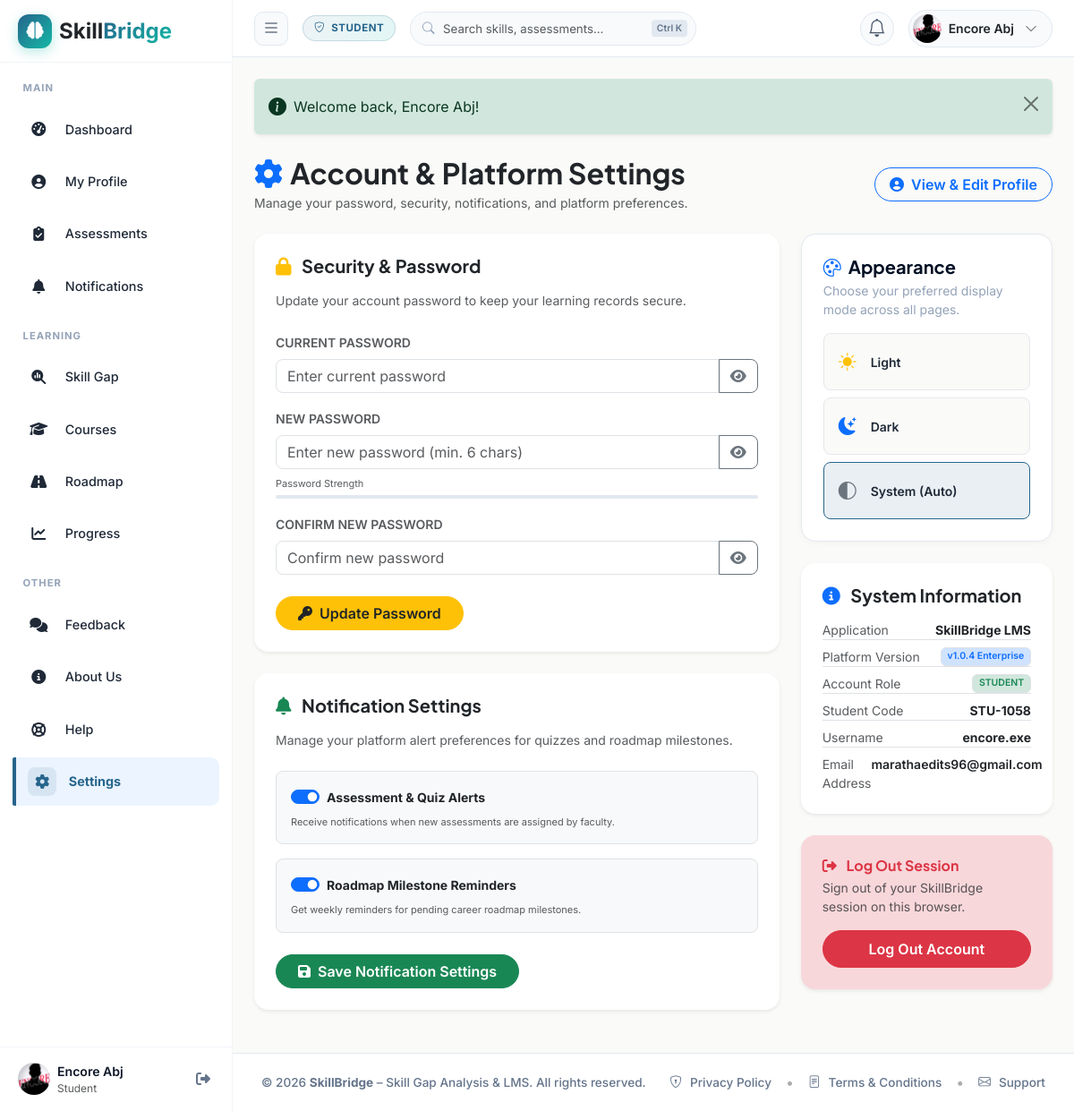
The app's page /student/settings.php (signed in) with its own data.
### tables this page shows
CREATE TABLE `students` (
  `id` int(11) NOT NULL,
  `user_id` int(11) NOT NULL,
  `student_code` varchar(20) NOT NULL,
  `first_name` varchar(50) NOT NULL,
  `last_name` varchar(50) NOT NULL,
  `college_name` varchar(255) DEFAULT NULL,
  `avatar` varchar(255) DEFAULT 'default-avatar.png',
  `bio` varchar(255) DEFAULT NULL,
  `city_location` varchar(100) DEFAULT NULL,
  `phone` varchar(20) DEFAULT NULL,
  `department` varchar(100) NOT NULL DEFAULT 'Computer Science',
  `current_semester` int(11) NOT NULL DEFAULT 1,
  `created_at` datetime DEFAULT current_timestamp()
);

CREATE TABLE `users` (
  `id` int(11) NOT NULL,
  `username` varchar(50) NOT NULL,
  `email` varchar(100) NOT NULL,
  `password` varchar(255) NOT NULL,
  `role` enum('student','faculty','admin') NOT NULL DEFAULT 'student',
  `status` varchar(20) NOT NULL DEFAULT 'active',
  `remember_token` varchar(255) DEFAULT NULL,
  `reset_token` varchar(255) DEFAULT NULL,
  `reset_token_expiry` datetime DEFAULT NULL,
  `email_verified` tinyint(1) NOT NULL DEFAULT 1,
  `email_verification_otp` varchar(10) DEFAULT NULL,
  `otp_expiry` datetime DEFAULT NULL,
  `created_at` datetime DEFAULT current_timestamp(),
  `updated_at` datetime DEFAULT current_timestamp() ON UPDATE current_timestamp(),
  `theme` varchar(20) NOT NULL DEFAULT 'system'
);

### config/database.php (called while the page is built, shortened)
<?php
class Database {
    private static ?Database $instance = null;
    private ?PDO $pdo = null;
    private function __construct() {
        try {
            $dsn = "mysql:host=" . DB_HOST . ";port=" . DB_PORT . ";dbname=" . DB_NAME . ";charset=utf8mb4";
            $options = [
                PDO::ATTR_ERRMODE            => PDO::ERRMODE_EXCEPTION,
                PDO::ATTR_DEFAULT_FETCH_MODE => PDO::FETCH_ASSOC,
                PDO::ATTR_EMULATE_PREPARES   => false,
            ];
            $this->pdo = new PDO($dsn, DB_USER, DB_PASS, $options);
            $now = new DateTime();
            $mins = $now->getOffset() / 60;
            $sgn = ($mins < 0 ? -1 : 1);
            $mins = abs($mins);
            $hrs = floor($mins / 60);
            $mins -= $hrs * 60;
            $offset = sprintf('%+03d:%02d', $hrs * $sgn, $mins);
            $this->pdo->exec("SET time_zone = '$offset'");
        } catch (PDOException $e) {
            die("<div style='font-family:sans-serif; padding:20px; background:#fee2e2; color:#991b1b; border:1px solid #f87171; border-radius:8px; margin:20px;'>
                <h2>Database Connection Error</h2>
                <p>Unable to connect to MySQL database <strong>" . DB_NAME . "</strong>.</p>
                <p><strong>Error Message:</strong> " . htmlspecialchars($e->getMessage()) . "</p>
                <hr>
                <p><em>Please make sure MySQL is running in XAMPP and you have imported <code>sql/skillbridge_db.sql</code>.</em></p>
            </div>");
        }
    }
    public static function getInstance(): Database {
        if (self::$instance === null) {
            self::$instance = new Database();
        }
        return self::$instance;
    }
    public function query(string $sql, array $params = []): PDOStatement {
        $stmt = $this->pdo->prepare($sql);
        $stmt->execute($params);
        return $stmt;
    }
    public function fetch(string $sql, array $params = []): ?array {
        $stmt = $this->query($sql, $params);
        $result = $stmt->fetch();
        return $result !== false ? $result : null;
    }
}

### student/settings.php (the view, shortened to what this page needs)
<?php
require_once __DIR__ . '/../config/database.php';
$studentId = $_SESSION['profile_id'];
$db = Database::getInstance();
$student = $db->fetch(
    "SELECT s.*, u.username, u.email, u.role, u.password as user_pw, u.created_at as user_created
     FROM students s
     JOIN users u ON s.user_id = u.id
     WHERE s.id = ?",
    [$studentId]
);
include __DIR__ . '/../includes/header.php';
?>
<div class="dash-content">
  <div class="d-flex justify-content-between align-items-center flex-wrap gap-3 mb-4">
    <div>
      <h2 class="fw-bold text-dark mb-1"><i class="fa-solid fa-gear text-primary me-2"></i>Account & Platform Settings</h2>
      <p class="text-muted small mb-0">Manage your password, security, notifications, and platform preferences.</p>
    </div>
    <a href="<?= BASE_URL ?>student/profile.php" class="btn btn-outline-primary rounded-pill px-3 py-1.5 small fw-semibold">
      <i class="fa-solid fa-user-circle me-1"></i> View & Edit Profile
    </a>
  </div>
  <div class="row g-4">
    <div class="col-lg-8">
      <div class="card border-0 shadow-sm rounded-4 p-4 mb-4 bg-white" id="change-password">
        <h5 class="fw-bold text-dark mb-3"><i class="fa-solid fa-lock text-warning me-2"></i> Security & Password</h5>
        <p class="text-muted small mb-4">Update your account password to keep your learning records secure.</p>
        <form action="<?= BASE_URL ?>student/settings.php" method="POST" class="d-flex flex-column gap-3" id="changePwForm">
          <div>
            <label class="form-label small fw-semibold text-muted">CURRENT PASSWORD</label>
            <div class="input-group">
              <input type="password" name="current_password" id="currPassword" class="form-control rounded-start-3" placeholder="Enter current password" required>
              <button type="button" class="btn btn-outline-secondary rounded-end-3" onclick="togglePwVisibility('currPassword', this)">
                <i class="fa-solid fa-eye"></i>
              </button>
            </div>
          </div>
          <div>
            <label class="form-label small fw-semibold text-muted">NEW PASSWORD</label>
            <div class="input-group">
              <input type="password" name="new_password" id="newPassword" class="form-control rounded-start-3" placeholder="Enter new password (min. 6 chars)" oninput="checkPwStrength(this.value)" required>
              <button type="button" class="btn btn-outline-secondary rounded-end-3" onclick="togglePwVisibility('newPassword', this)">
                <i class="fa-solid fa-eye"></i>
              </button>
            </div>
            <div class="mt-2">
              <div class="d-flex justify-content-between align-items-center mb-1">
                <span class="text-muted" style="font-size: 11px;">Password Strength</span>
              </div>
              <div class="progress" style="height: 4px; background: #E2E8F0;">
              </div>
            </div>
          </div>
          <div>
            <label class="form-label small fw-semibold text-muted">CONFIRM NEW PASSWORD</label>
            <div class="input-group">
              <input type="password" name="confirm_password" id="confirmPassword" class="form-control rounded-start-3" placeholder="Confirm new password" required>
              <button type="button" class="btn btn-outline-secondary rounded-end-3" onclick="togglePwVisibility('confirmPassword', this)">
                <i class="fa-solid fa-eye"></i>
              </button>
            </div>
          </div>
          <div class="pt-2">
            <button type="submit" class="btn btn-warning text-dark rounded-pill px-4 fw-semibold small">
              <i class="fa-solid fa-key me-1"></i> Update Password
            </button>
          </div>
        </form>
      </div>
      <div class="card border-0 shadow-sm rounded-4 p-4 mb-4 bg-white">
        <h5 class="fw-bold text-dark mb-3"><i class="fa-solid fa-bell text-success me-2"></i> Notification Settings</h5>
        <p class="text-muted small mb-4">Manage your platform alert preferences for quizzes and roadmap milestones.</p>
        <form action="<?= BASE_URL ?>student/settings.php" method="POST" class="d-flex flex-column gap-3">
          <div class="p-3 bg-light rounded-3 border">
            <div class="form-check form-switch mb-2">
              <input class="form-check-input" type="checkbox" name="notif_assessment" id="notifAssessment" value="1" <?= ($_SESSION['student_notif_prefs']['notif_assessment'] ?? 1) ? 'checked' : '' ?>>
              <label class="form-check-input-label fw-bold text-dark small" for="notifAssessment">Assessment & Quiz Alerts</label>
            </div>
            <div class="text-muted" style="font-size: 11px;">Receive notifications when new assessments are assigned by faculty.</div>
          </div>
          <div class="p-3 bg-light rounded-3 border">
            <div class="form-check form-switch mb-2">
              <input class="form-check-input" type="checkbox" name="notif_roadmap" id="notifRoadmap" value="1" <?= ($_SESSION['student_notif_prefs']['notif_roadmap'] ?? 1) ? 'checked' : '' ?>>
              <label class="form-check-input-label fw-bold text-dark small" for="notifRoadmap">Roadmap Milestone Reminders</label>
            </div>
            <div class="text-muted" style="font-size: 11px;">Get weekly reminders for pending career roadmap milestones.</div>
          </div>
          <div class="pt-2">
            <button type="submit" class="btn btn-success text-white rounded-pill px-4 fw-semibold small">
              <i class="fa-solid fa-floppy-disk me-1"></i> Save Notification Settings
            </button>
          </div>
        </form>
      </div>
    </div>
    <div class="col-lg-4">
      <div class="saas-card p-4 mb-4">
        <h5 class="fw-bold mb-1" style="color: var(--text-heading);"><i class="bi bi-palette me-2 text-primary"></i>Appearance</h5>
        <p class="small mb-3" style="color: var(--text-muted);">Choose your preferred display mode across all pages.</p>
        <div class="d-flex flex-column gap-2" id="appearanceOptionsList">
          <label class="appearance-theme-option d-flex align-items-center gap-3 p-3 rounded-3" style="border: 1px solid var(--border); background: var(--bg-alt); cursor: pointer; transition: all 0.2s ease;" data-val="light">
            <i class="bi bi-sun-fill text-warning fs-5"></i>
            <span class="small fw-semibold" style="color: var(--text-body);">Light</span>
          </label>
          <label class="appearance-theme-option d-flex align-items-center gap-3 p-3 rounded-3" style="border: 1px solid var(--border); background: var(--bg-alt); cursor: pointer; transition: all 0.2s ease;" data-val="dark">
            <i class="bi bi-moon-stars-fill text-primary fs-5"></i>
            <span class="small fw-semibold" style="color: var(--text-body);">Dark</span>
          </label>
          <label class="appearance-theme-option d-flex align-items-center gap-3 p-3 rounded-3" style="border: 1px solid var(--border); background: var(--bg-alt); cursor: pointer; transition: all 0.2s ease;" data-val="system">
            <i class="bi bi-circle-half text-secondary fs-5"></i>
            <span class="small fw-semibold" style="color: var(--text-body);">System (Auto)</span>
          </label>
        </div>
      </div>
      <div class="card border-0 shadow-sm rounded-4 p-4 mb-4 bg-white">
        <h5 class="fw-bold text-dark mb-3"><i class="fa-solid fa-circle-info text-primary me-2"></i> System Information</h5>
        <div class="d-flex flex-column gap-2 small">
          <div class="d-flex justify-content-between py-1.5 border-bottom">
            <span class="text-muted">Application</span>
            <span class="fw-bold text-dark">SkillBridge LMS</span>
          </div>
          <div class="d-flex justify-content-between py-1.5 border-bottom">
            <span class="text-muted">Platform Version</span>
            <span class="badge bg-primary-subtle text-primary border fw-semibold">v1.0.4 Enterprise</span>
          </div>
          <div class="d-flex justify-content-between py-1.5 border-bottom">
            <span class="text-muted">Account Role</span>
            <span class="badge bg-success-subtle text-success border text-uppercase fw-semibold"><?= htmlspecialchars($student['role'] ?? 'student') ?></span>
          </div>
          <div class="d-flex justify-content-between py-1.5 border-bottom">
            <span class="text-muted">Student Code</span>
            <span class="fw-bold text-dark"><?= htmlspecialchars($student['student_code'] ?? 'STU-1000') ?></span>
          </div>
          <div class="d-flex justify-content-between py-1.5 border-bottom">
            <span class="text-muted">Username</span>
            <span class="fw-bold text-dark"><?= htmlspecialchars($student['username'] ?? '') ?></span>
          </div>
          <div class="d-flex justify-content-between py-1.5">
            <span class="text-muted">Email Address</span>
            <span class="fw-semibold text-dark"><?= htmlspecialchars($student['email'] ?? '') ?></span>
          </div>
        </div>
      </div>
      <div class="card border-0 shadow-sm rounded-4 p-4 bg-danger-subtle border-danger-subtle">
        <h6 class="fw-bold text-danger mb-1"><i class="fa-solid fa-right-from-bracket me-2"></i> Log Out Session</h6>
        <p class="text-muted small mb-3">Sign out of your SkillBridge session on this browser.</p>
        <a href="<?= BASE_URL ?>logout.php" class="btn btn-danger rounded-pill w-100 py-2 small fw-semibold">
          Log Out Account
        </a>
      </div>
    </div>
  </div>
</div>
<?php include __DIR__ . '/../includes/footer.php'; ?>

### records on screen
students: user.role "STUDENT", student_code "STU-1058", user.username "encore.exe", user.email "marathaedits96@gmail.com"

### other values on screen
$sidebarUserName "Encore Abj"
$sidebarSubTitle "Student"
$userRole "STUDENT"
$fullName "Encore Abj"
$flash['message'] "Welcome back, Encore Abj!"
